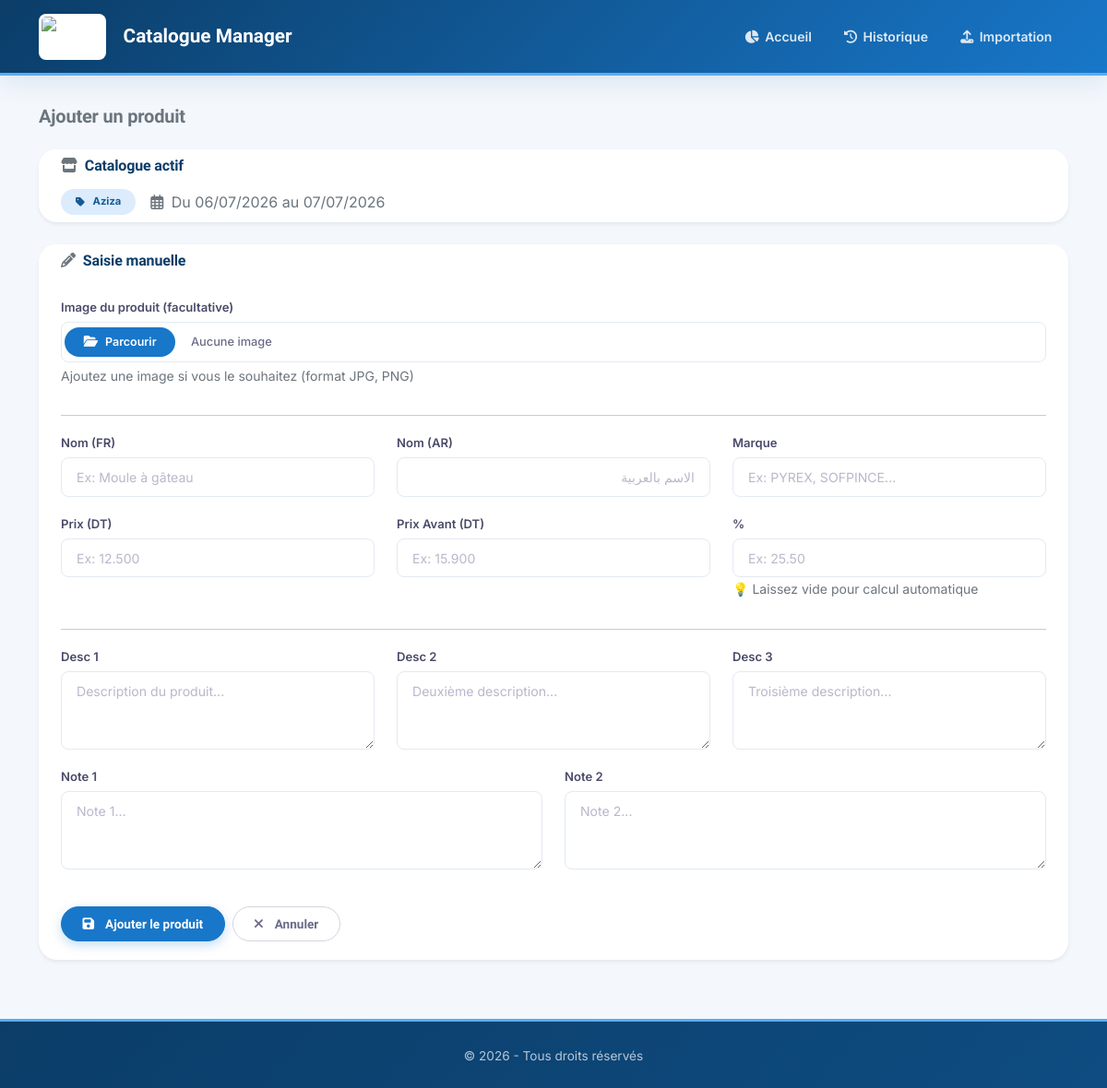
Page /product/add/ on the earlier database version.
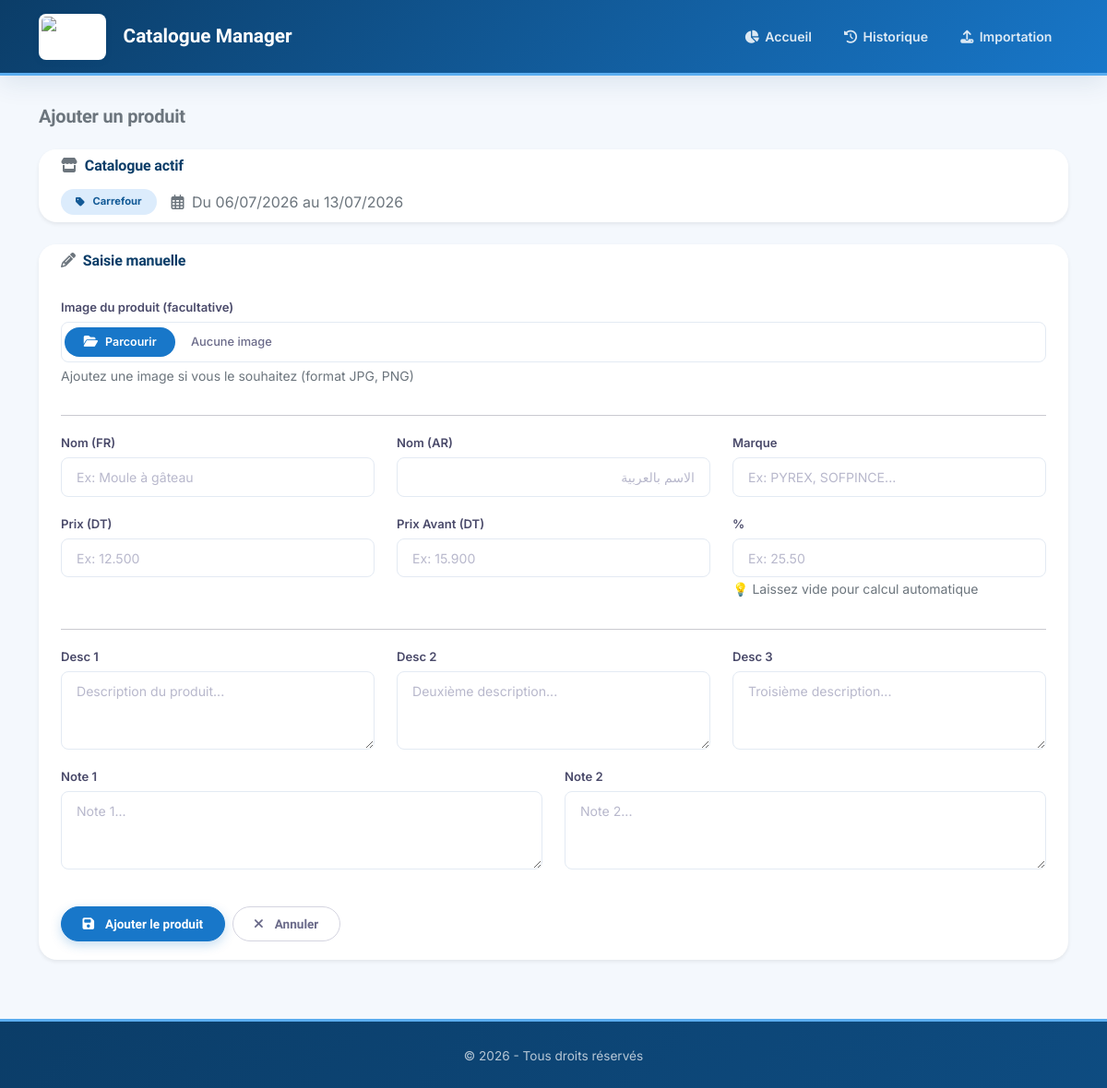
Same page on the later database version.
### catalogue_app/models.py (models this page shows, shortened)
class Catalogue(models.Model):
    enseigne = models.ForeignKey(Enseigne, on_delete=models.CASCADE, verbose_name="Enseigne")
    date_debut = models.DateField(verbose_name="Date de début")
    date_fin = models.DateField(verbose_name="Date de fin")
    date_upload = models.DateTimeField(auto_now_add=True, verbose_name="Date d'upload")
    image_path = models.CharField(max_length=255, blank=True, null=True, verbose_name="Chemin de l'image")
    note = models.CharField(
        max_length=255,
        blank=True,
        null=True,
        verbose_name="Note (ex: Saint Valentin, Noël, Eid...)"
    )
    class Meta:
        unique_together = ['enseigne', 'date_debut', 'date_fin']
        verbose_name = "Catalogue"
        verbose_name_plural = "Catalogues"
        ordering = ['-date_upload']

class Enseigne(models.Model):
    ENSEIGNE_CHOICES = [
        ('MG', 'MG'),
        ('Carrefour', 'Carrefour'),
        ('Carrefour Market', 'Carrefour Market'),
        ('Carrefour Express', 'Carrefour Express'),
        ('Aziza', 'Aziza'),
        ('Anouar', 'Anouar'),
        ('Géant', 'Géant'),
        ('Monoprix', 'Monoprix'),
        ('autre', 'Autre'),
    ]
    nom = models.CharField(
        max_length=50,
        choices=ENSEIGNE_CHOICES,
        default='autre',
        verbose_name="Nom de l'enseigne"
    )
    created_at = models.DateTimeField(auto_now_add=True)
    class Meta:
        verbose_name = "Enseigne"
        verbose_name_plural = "Enseignes"
        ordering = ['nom']

### catalogue_app/views.py (the view, shortened to what this page needs)
# urls.py: path('product/add/', views.add_product, name='add_product'),
def add_product(request):
    catalogue_id = request.session.get('active_catalogue_id')
    catalogue = None
    if catalogue_id:
        try:
            catalogue = Catalogue.objects.get(id=catalogue_id)
        except Catalogue.DoesNotExist:
            catalogue = None
    if not catalogue:
        dernier_produit = Produit.objects.filter(est_sauvegarde=False).order_by('-created_at').first()
        if dernier_produit and dernier_produit.catalogue:
            catalogue = dernier_produit.catalogue
            request.session['active_catalogue_id'] = catalogue.id
            print(f"✅ Catalogue récupéré depuis la base: ID {catalogue.id}")
    if not catalogue:
        messages.error(request, "❌ Aucun catalogue actif. Veuillez d'abord uploader une image.")
        return redirect('upload')
    context = {
        'catalogue': catalogue,
    }
    return render(request, 'add_product.html', context)

### catalogue_app/templates/add_product.html (shortened to what the changed rows need)
{% extends 'base.html' %}
{% load static %}
{% block content %}
<div class="card border-0 shadow-sm mb-4">
    <div class="card-body py-2">
        {% if catalogue %}
            <div class="d-flex flex-wrap gap-3 align-items-center">
                <span class="badge bg-primary rounded-pill px-3 py-2">
                    <i class="fas fa-tag me-1"></i> {{ catalogue.enseigne.nom }}
                </span>
                <span class="text-muted">
                    <i class="far fa-calendar-alt me-1"></i>
                    Du {{ catalogue.date_debut|date:"d/m/Y" }} au {{ catalogue.date_fin|date:"d/m/Y" }}
                </span>
            </div>
        {% else %}
            <span class="text-muted">Aucun catalogue actif. Veuillez d'abord importer une image.</span>
        {% endif %}
    </div>
</div>
{% endblock %}

Differences in the rows shown:
no longer on this page (row unchanged): Catalogue: enseigne.nom "Aziza", date_debut "06/07/2026", date_fin "07/07/2026"
added Catalogue: enseigne.nom "Carrefour", date_debut "06/07/2026", date_fin "13/07/2026"
